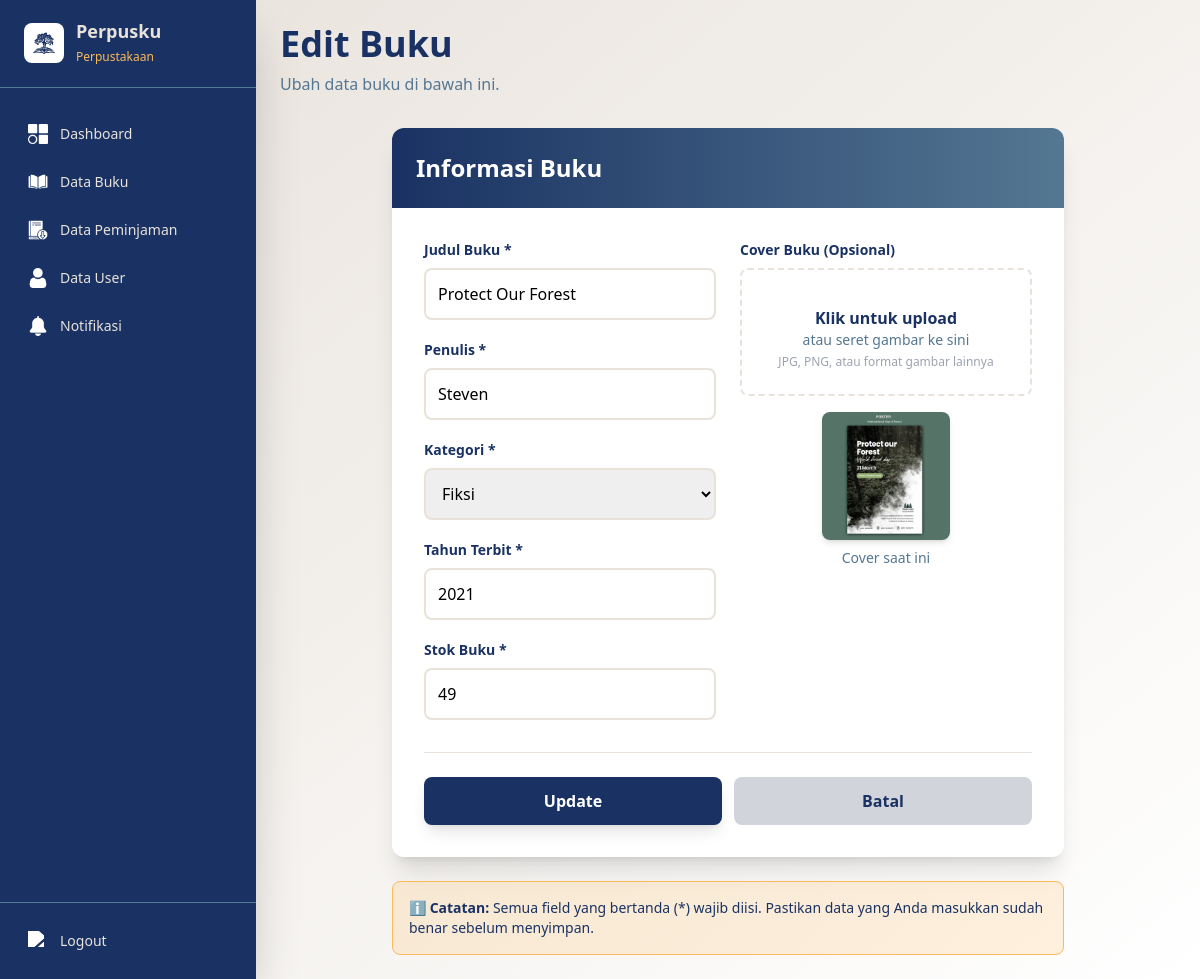
Page /view/admin/tambah.php?edit=24 (signed in) on the earlier database version.
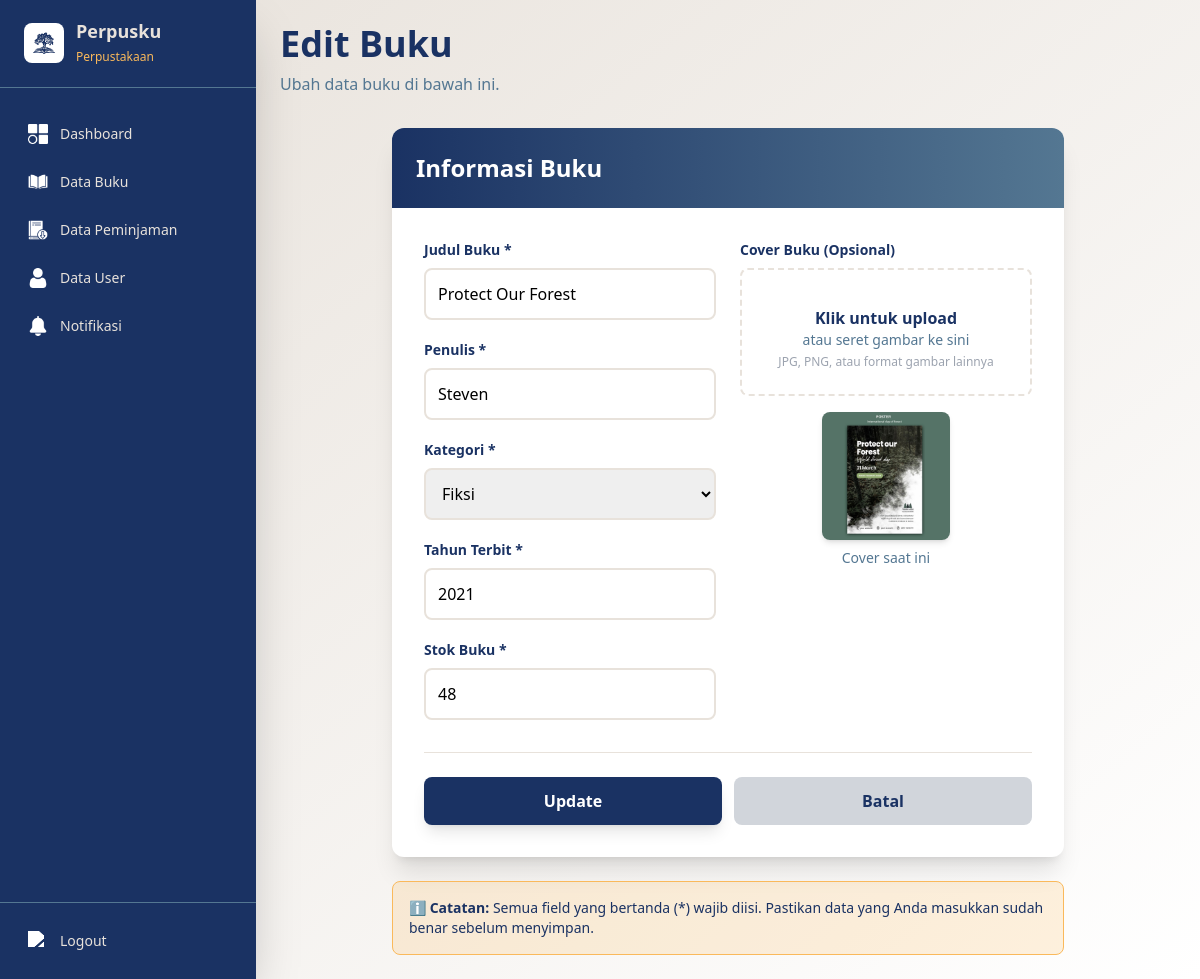
Same page on the later database version.
### tables this page shows
CREATE TABLE `buku` (
  `id_buku` int(11) NOT NULL,
  `cover` varchar(255) NOT NULL,
  `judul` varchar(150) NOT NULL,
  `kategori` varchar(255) NOT NULL,
  `penulis` varchar(100) DEFAULT NULL,
  `tahun` year(4) DEFAULT NULL,
  `stok` int(11) NOT NULL,
  `created_at` datetime DEFAULT current_timestamp()
);

### view/admin/tambah.php (the view, shortened to what the changed rows need)
<?php
include '../../model/koneksi.php';
$isEdit = false;
$editData = [
    'id_buku' => '',
    'judul' => '',
    'kategori' => '',
    'penulis' => '',
    'tahun' => '',
    'stok' => '',
    'cover' => ''
];
if (isset($_GET['edit'])) {
    $isEdit = true;
    $id = intval($_GET['edit']);
    $result = mysqli_query($koneksi, "SELECT * FROM buku WHERE id_buku='$id' LIMIT 1");
    if ($row = mysqli_fetch_assoc($result)) {
        $editData = $row;
    }
}
?>
<!DOCTYPE html>
<html lang="en">
<head>
    <script src="https://cdn.tailwindcss.com"></script>
</head>
<body class="bg-gradient-to-br from-perpusku4 to-white min-h-screen">
    <div id="mainContent" class="flex-1 flex flex-col min-h-screen md:ml-64 transition-all duration-300 p-4 md:p-6">
        <div class="mb-8">
            <h1 class="text-3xl md:text-4xl font-bold text-perpusku1 mb-2">
                <?= $isEdit ? ' Edit Buku' : '+ Tambah Buku' ?>
            </h1>
        </div>
        <div class="bg-white rounded-xl shadow-xl max-w-2xl mx-auto w-full overflow-hidden">
            <div class="bg-gradient-to-r from-perpusku1 to-perpusku2 text-white p-6">
                <h2 class="text-2xl font-bold">Informasi Buku</h2>
            </div>
            <form method="post" enctype="multipart/form-data" action="../../controller/aksi_crud_buku.php" class="p-6 md:p-8">
                <div class="grid grid-cols-1 md:grid-cols-2 gap-6">
                    <div class="space-y-5">
                        <div>
                            <label class="block text-perpusku1 font-bold text-sm mb-2">Judul Buku *</label>
                            <input type="text" name="judul" class="w-full border-2 border-perpusku4 rounded-lg p-3 focus:border-perpusku2 focus:outline-none transition focus:ring-2 focus:ring-perpusku3" placeholder="Masukkan judul buku" required value="<?= htmlspecialchars($editData['judul']) ?>">
                        </div>
                        <div>
                            <label class="block text-perpusku1 font-bold text-sm mb-2">Penulis *</label>
                            <input type="text" name="penulis" class="w-full border-2 border-perpusku4 rounded-lg p-3 focus:border-perpusku2 focus:outline-none transition focus:ring-2 focus:ring-perpusku3" placeholder="Masukkan nama penulis" required value="<?= htmlspecialchars($editData['penulis']) ?>">
                        </div>
                        <div>
                            <label class="block text-perpusku1 font-bold text-sm mb-2">Kategori *</label>
                            <select name="kategori" class="w-full border-2 border-perpusku4 rounded-lg p-3 focus:border-perpusku2 focus:outline-none transition focus:ring-2 focus:ring-perpusku3" required>
                                <option value="Fiksi" <?= ($editData['kategori'] ?? '') == 'Fiksi' ? 'selected' : '' ?>>Fiksi</option>
                            </select>
                        </div>
                        <div>
                            <label class="block text-perpusku1 font-bold text-sm mb-2">Tahun Terbit *</label>
                            <input type="number" name="tahun" class="w-full border-2 border-perpusku4 rounded-lg p-3 focus:border-perpusku2 focus:outline-none transition focus:ring-2 focus:ring-perpusku3" placeholder="Contoh: 2024" min="1900" max="2100" required value="<?= htmlspecialchars($editData['tahun']) ?>">
                        </div>
                        <div>
                            <label class="block text-perpusku1 font-bold text-sm mb-2">Stok Buku *</label>
                            <input type="number" name="stok" class="w-full border-2 border-perpusku4 rounded-lg p-3 focus:border-perpusku2 focus:outline-none transition focus:ring-2 focus:ring-perpusku3" placeholder="Jumlah stok buku" min="0" required value="<?= htmlspecialchars($editData['stok']) ?>">
                        </div>
                    </div>
                    <div>
                        <div id="coverPreview" class="mt-4">
                            <?php if ($isEdit && $editData['cover']): ?>
                                <img src="../../public/cover/<?= htmlspecialchars($editData['cover']) ?>" class="h-32 rounded-lg shadow-md mx-auto mb-2">
                                <p class="text-sm text-perpusku2 text-center">Cover saat ini</p>
                            <?php endif; ?>
                        </div>
                    </div>
                </div>
            </form>
        </div>
    </div>
</body>
</html>

Differences in the rows shown:
changed buku "Protect Our Forest": stok "49" → "48"
